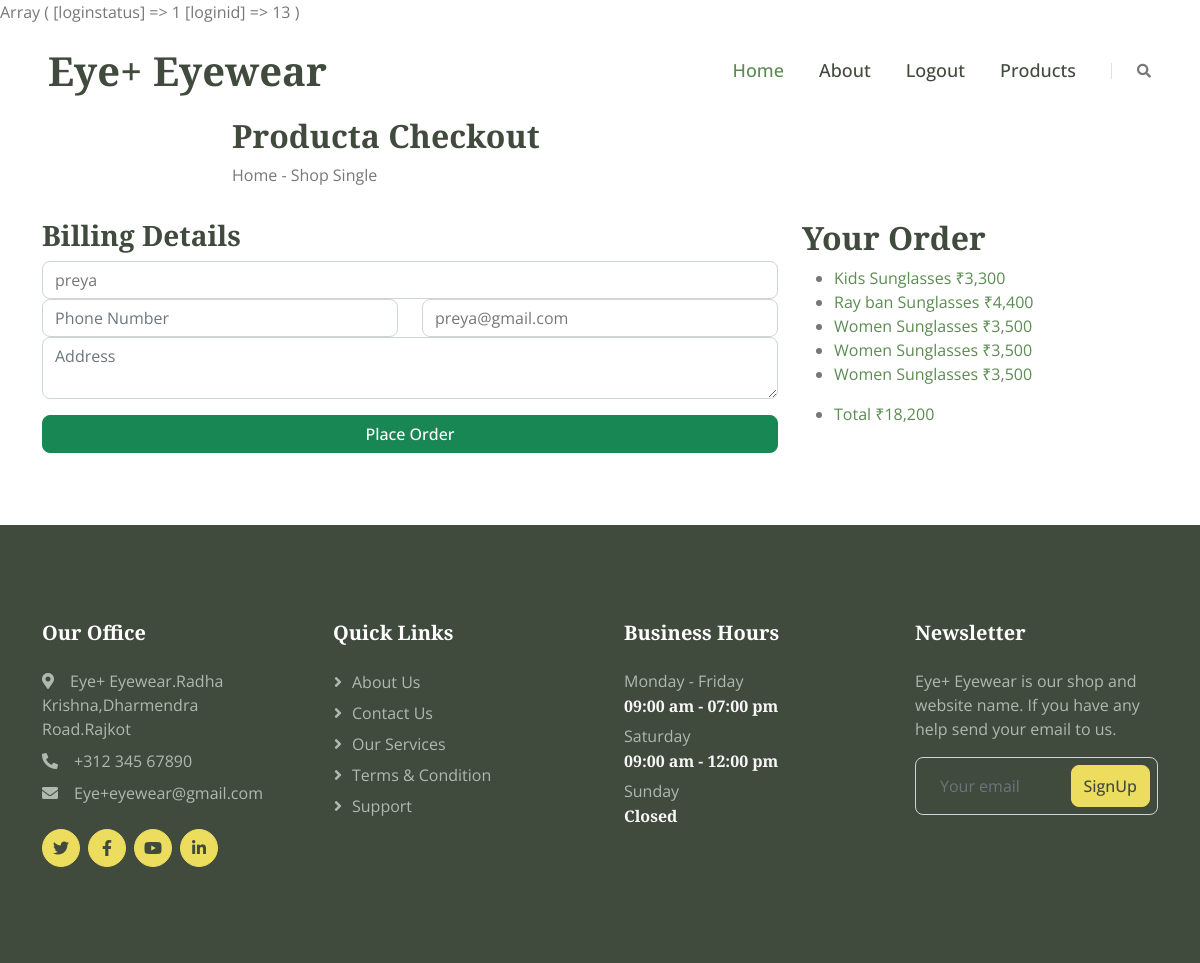
Page /checkout.php (signed in) on the committed database.
### tables this page shows
CREATE TABLE `user` (
  `ID` int(255) NOT NULL,
  `name` varchar(100) DEFAULT NULL,
  `email` varchar(100) DEFAULT NULL,
  `password` varchar(100) DEFAULT NULL,
  `phone` varchar(100) NOT NULL,
  `address` text NOT NULL
);

CREATE TABLE `cart` (
  `ID` int(11) NOT NULL,
  `productid` int(11) DEFAULT NULL,
  `userid` int(11) DEFAULT NULL,
  `quantity` int(11) DEFAULT NULL
);

CREATE TABLE `product` (
  `id` int(5) NOT NULL,
  `productname` varchar(200) NOT NULL,
  `productimage` varchar(200) NOT NULL,
  `productprice` varchar(200) NOT NULL,
  `productdesc` varchar(191) NOT NULL,
  `categoryid` varchar(200) NOT NULL
);

### checkout.php (the view, shortened to what this page needs)
<?php
print_r($_SESSION);
if(isset($_SESSION['loginid'])&&$_SESSION['loginid']){
?>
<!doctype html>
<html lang="zxx">
<head>
  <?php
   include("common/style.php");
  ?>
</head>
<body>
  <?php
   include("common/header.php");
  ?>
  <section class="breadcrumb breadcrumb_bg">
    <div class="container">
      <div class="row justify-content-center">
        <div class="col-lg-8">
          <div class="breadcrumb_iner">
            <div class="breadcrumb_iner_item">
              <h2>Producta Checkout</h2>
              <p>Home <span>-</span> Shop Single</p>
            </div>
          </div>
        </div>
      </div>
    </div>
  </section>
  <section class="checkout_area padding_top">
    <?php
     include("./include/config.php");
     $qry = "SELECT * FROM user WHERE ID='".$_SESSION['loginid']."'";
     $res = mysqli_query($conn, $qry);
     $row = mysqli_fetch_assoc($res);
    ?>
    <div class="container">
      <div class="billing_details">
        <div class="row">
          <div class="col-lg-8">
            <h3>Billing Details</h3>
            <form class="row contact_form" action="addorder.php" method="post" novalidate="novalidate">
              <div class="col-md-12 form-group p_star">
                <input type="text" class="form-control" id="first" name="name" value="<?php echo $row['name'];?>"/>
              </div>
              <div class="col-md-6 form-group p_star">
                <input type="text" class="form-control" id="phone" name="phone" placeholder="Phone Number"/>
              </div>
              <div class="col-md-6 form-group p_star">
                <input type="text" class="form-control" id="email" name="email" value="<?php echo $row['email'];?>" />
              </div>
              <div class="col-md-12 form-group p_star">
                <textarea type="text" class="form-control" required id="address" name="address" placeholder="Address"></textarea>
              </div>
              <div class="mt-3">
                                <button type="submit" class="btn btn-success w-100 shadow-0 mb-2"> Place Order </button>
                            </div>
            </form>
          </div>
          <div class="col-lg-4">
            <div class="order_box">
              <h2>Your Order</h2>
              <ul class="list">
              <?php
                            $p=0;
                            include("./include/config.php");
                            $qry = "SELECT * FROM cart WHERE userid='" . $_SESSION['loginid'] . "'";
                            $res = mysqli_query($conn, $qry);
                            while ($row = mysqli_fetch_assoc($res)) {
                                $subqry = "SELECT * FROM product WHERE id='" . $row['productid'] . "'";
                                $subres = mysqli_query($conn, $subqry);
                                $subrow = mysqli_fetch_assoc($subres);
                                $p+=$subrow['productprice'];
                            ?>
                <li>
                  <a href="#"><?php echo $subrow['productname'] ?>
                  <span class="last">₹<?php echo number_format($subrow['productprice']) ?></span>
                  </a>
                </li>
                <?php
                            }
                            ?>
              </ul>
              <ul class="list list_2">
                <li>
                  <a href="#">Total
                    <span>₹<?php echo number_format($p) ; ?></span>
                  </a>
                </li>
              </ul>
            </div>
          </div>
        </div>
      </div>
    </div>
  </section>
  <?php
   include("common/footer.php");
  ?>
</body>
</html>
<?php
  }else{
    header("location:login.php");
  }
  ?>

### css/style.css (style rules this page uses)
:root { --primary: #5B8C51; --secondary: #EDDD5E; --light: #F7F7F7; --dark: #404A3D; }
.btn { transition: .5s; font-weight: 500; }

### rows in the picture
user: name "preya", email "preya@gmail.com"
cart: productid.productname "Kids Sunglasses", productid.productprice "3,300"
cart: productid.productname "Ray ban Sunglasses", productid.productprice "4,400"
cart: productid.productname "Women Sunglasses", productid.productprice "3,500"
cart: productid.productname "Women Sunglasses", productid.productprice "3,500"
cart: productid.productname "Women Sunglasses", productid.productprice "3,500"

### other values in the picture
$p "18,200"
